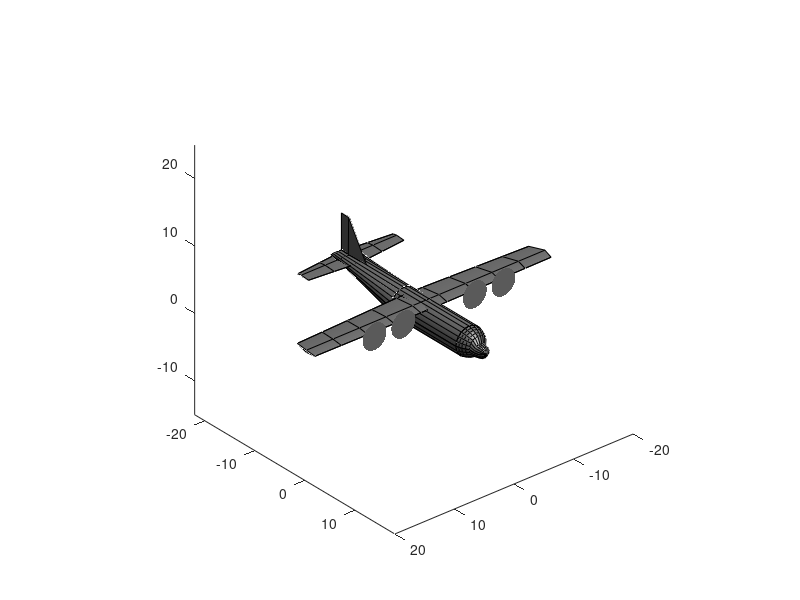

Here is the MATLAB script that generated this plot:
function [h] = c130(varargin) 
%C130 draws a simple 3D airplane loosely modelled after a Lockheed C-130.
% 
%% c130 Syntax 
% 
%  c130 
%  c130(x,y,z)
%  c130(...,'roll',RollDegrees)
%  c130(...,'pitch',PitchDegrees)
%  c130(...,'yaw',YawDegrees)
%  c130(...,'color',AirplaneColor)
%  c130(...,'fuselage',FuseLageColor)
%  c130(...,'wing',WingColor)
%  c130(...,'tailwing',TailwingColor)
%  c130(...,'fin',FinColor)
%  c130(...,'prop',PropellerColor)
%  c130(...,'scale',SizeScaleFactor)
%  c130(...,'z',ZScaleFactor)
%  c130(...,'linestyle','LineStyle')
%  c130(...,'linecolor',LineColor)
%  h = c130(...)
% 
%% c130 Description
%
% c130 draws a 3D airplane.
% 
% c130(x,y,z) draws an airplane centered approximately at the location
% given by x,y,z, where x, y, and z must be scalar values. 
% 
% c130(...,'roll',RollDegrees) specifies roll of the aircraft in degrees
% relative to the approximate center of gravity of the aircraft. 
%
% c130(...,'pitch',PitchDegrees) specifies pitch of the aircraft in
% degrees.
%
% c130(...,'yaw',YawDegrees) specifies yaw of the aircraft in degrees in
% the global coordinate system. The xyz2rpy function may help with
% determining appropriate yaw values. 
%
% c130(...,'color',AirplaneColor) specifies a color of all surfaces of
% the plane.  Color may be given by Matlab color name (e.g., 'red'),
% Matlab color abbreviation (e.g., 'r'), or RGB value (e.g., [1 0 0]).
% The 'color' option may be paired with options for specifying colors of
% specific parts of the plane.  For example, c130('color','b','wing',y)
% creates a blue airplane with yellow wings. Default color is gray. 
%
% c130(...,'fuselage',FuselageColor) specifies fuselage color. 
%
% c130(...,'wing',WingColor) specifies wing color. 
%
% c130(...,'tailwing',TailwingColor) specifies color of horizontal
% stabilizer wings at the tail of the plane. 
%
% c130(...,'fin',FinColor) specifies color of the vertical stabilizer fin
% at the tail of the plane. 
%
% c130(...,'prop',PropellerColor) specifies propeller color. 
%
% c130(...,'scale',SizeScaleFactor) scales dimensions of the plane by
% some scalar factor. By default, c130 draws an airplane with dimensions
% which approximately match the dimensions C-130 airplane in meters.  If you'd 
% like to draw a C-130 in dimensions of feet, try c130('scale',3.281). 
%
% c130(...,'z',ZScaleFactor) scales only vertical dimensions by some
% scalar value.  This may be useful if you're animating an airplane in a
% coordinate system where the vertical dimension is stretched to show
% relief.  If your axes are not equal, consider a ZScaleFactor given by
% the ratio of (xlim(2)-xlim(1))/(zlim(2)-zlim(1)). 
%
% c130(...,'linestyle','LineStyle') specifies style of the lines
% connecting surface vertices. Default is '-', but can be set to any
% valid linestyle, including 'none' to show a smooth surface. 
%
% c130(...,'linecolor',LineColor) specifies edge color of lines
% connecting surface verticies. Default line color is black. 
% 
% h = c130(...) returns handles of the 13 surface objects created by
% c130. Handles correspond to the following: 
% 
%   * h(1): main fuselage. 
%   * h(2): nose. 
%   * h(3): tail section of fuselage. 
%   * h(4): top side of main wing. 
%   * h(5): under side of main wing. 
%   * h(6): top side of tail wing. 
%   * h(7): under side of tail wing. 
%   * h(8): right side of fin. 
%   * h(9): left side of fin. 
%   * h(10:13): propellers.
%
%% Author Info
% Chad A. Greene of the University of Texas Institute for Geophysics (UTIG)
% wrote this on Saturday, September 27, 2014. Feel free to visit Chad on
% over at http://www.chadagreene.com. 
% 
% See also xyz2rpy

%% Set Defaults: 

wingColor     = .5*[1 1 1];
fusColor      = .5*[1 1 1];
tailWingColor = .5*[1 1 1];
finColor      = .5*[1 1 1];
propColor     = .5*[1 1 1];
edgeColor     = 'k';
linestyle     = '-'; 
scale         = 1; 
zscale        = 1; 
setroll       = false; 
setpitch      = false; 
setyaw        = false; 

%% Parse Inputs: 

if nargin>2 && isnumeric(varargin{1}) && isnumeric(varargin{2}) && isnumeric(varargin{3})
    x = varargin{1}; 
    y = varargin{2}; 
    z = varargin{3}; 
    assert(isscalar(x)==1,'c130 input x must be a scalar.')
    assert(isscalar(y)==1,'c130 input y must be a scalar.')
    assert(isscalar(z)==1,'c130 input z must be a scalar.')
else
    x = 0; 
    y = 0; 
    z = 0; 
end

tmp = strncmpi(varargin,'col',3); 
if any(tmp)
    wingColor     = varargin{find(tmp)+1}; 
    fusColor      = varargin{find(tmp)+1}; 
    tailWingColor = varargin{find(tmp)+1}; 
    finColor      = varargin{find(tmp)+1}; 
end

tmp = strncmpi(varargin,'fus',3)|strcmpi(varargin,'body'); 
if any(tmp)
    fusColor = varargin{find(tmp)+1}; 
end

tmp = strncmpi(varargin,'wing',4); 
if any(tmp)
    wingColor = varargin{find(tmp)+1}; 
end

tmp = strncmpi(varargin,'tail',4); 
if any(tmp)
    tailWingColor = varargin{find(tmp)+1}; 
end

tmp = strncmpi(varargin,'fin',3); 
if any(tmp)
    finColor = varargin{find(tmp)+1}; 
end

tmp = strncmpi(varargin,'prop',4); 
if any(tmp)
    propColor = varargin{find(tmp)+1}; 
end

tmp = strcmpi(varargin,'scale');  
if any(tmp) 
    scale = varargin{find(tmp)+1}; 
    assert(isscalar(scale)==1,'It may seem redundant, but the scale must be a scalar.')
end

tmp = strncmpi(varargin,'z',1); 
if any(tmp)
    zscale = varargin{find(tmp)+1}; 
    assert(isscalar(zscale)==1,'It may seem redundant, but the z scale must be a scalar.')
end

tmp = strncmpi(varargin,'lines',5); 
if any(tmp)
    linestyle = varargin{find(tmp)+1}; 
    assert(isnumeric(linestyle)==0,'LineStyle cannot be numeric.')
end

tmp = strncmpi(varargin,'linecol',7)|strncmpi(varargin,'edgecol',3); 
if any(tmp)
    edgeColor = varargin{find(tmp)+1}; 
end

tmp = strcmpi(varargin,'roll')|strcmpi(varargin,'biscuits'); 
if any(tmp)
    setroll = true; 
    roll = varargin{find(tmp)+1}; 
    assert(isscalar(roll)==1,'Roll must be a scalar value in degrees.')
end

tmp = strcmpi(varargin,'pitch'); 
if any(tmp)
    setpitch = true; 
    pitch = varargin{find(tmp)+1}; 
    assert(isscalar(pitch)==1,'Pitch must be a scalar value in degrees.')
end

tmp = strcmpi(varargin,'yaw')|strcmpi(varargin,'yall'); % to accommodate our southern friends 
if any(tmp)
    setyaw = true; 
    yaw = varargin{find(tmp)+1}; 
    assert(isscalar(yaw)==1,'Yaw must be a scalar value in degrees.')
end

%% Dimensions: 

wingspan = 40*scale; 
tailwingspan = 16*scale; 
tailLength = 12.5*scale; 
fusLength = 13*scale;  
fusRadius = 2.2*scale;  
wingWidth = 5*scale; % changing wingWidth will affect several dimensions

% Center the dimensions: 
y = y+9*wingWidth/5; 
z = z+fusRadius; 

%% Determine if a figure is already open: 

initialHoldState = 0; 
SetView = isempty(get(gcf,'CurrentAxes'));
    
if ~SetView
    if ishold
        initialHoldState = 1; % documents initial hold state to reset it later 
    else 
        cla % if hold is on initially, clear the axes and make a new plot
        SetView = true;
    end      
end

%% Draw surfaces: 

% Fuselage: 
[xcf,zcf,ycf] = cylinder(fusRadius); 
h(1) = surface(xcf+x,y-ycf*fusLength,z+zcf*zscale,...
    'facecolor',fusColor,'linestyle',linestyle,...
    'edgecolor',edgeColor);
if ~initialHoldState
    hold on
end

% Nose: 
[xcn,zcn,ycn] = cylinder(fusRadius.*([1 .95 .9 .8 .7 .5 .5 .5 .5]).*(cos(linspace(0,pi/2,9)).^.2)); 
zcn(6:end,:) = zcn(6:end,:)-fusRadius/5; 
ycn = -ycn.*.7*wingWidth; 
h(2) = surface(x+xcn,y-ycn,z+zcn*zscale,...
    'facecolor',fusColor,'linestyle',linestyle,...
    'edgecolor',edgeColor);

% Tail
x1 = xcf(1,:); 
x2 = .8*x1;% zeros(size(x1)); 
y1 = fusLength*ones(size(x1)); 
y2 = y1+tailLength; 
z1 = zcf(1,:); 
z2 = fusRadius*ones(size(z1)); 
h(3) = surface(x+[x1;x2],y-[y1;y2],z+[z1;z2]*zscale,...
    'facecolor',fusColor,'linestyle',linestyle,...
    'edgecolor',edgeColor);

% Wings: 
xw1 = -linspace(-wingspan/2,wingspan/2,10); 
yw1 = 1.4*wingWidth + abs(xw1)/100; 
yw2 = zeros(size(xw1))+1.4*wingWidth + wingWidth/3; 
yw3 = yw1 + wingWidth-abs(xw1)/20; 
zw1 = .85*fusRadius*ones(size(xw1)); 
h(4) = surface(x+[.99*xw1;xw1;.97*xw1],y-[yw1;yw2;yw3],...
    z+[zw1;zw1+.15*fusRadius;zw1]*zscale,'facecolor',wingColor,...
    'linestyle',linestyle,'edgecolor',edgeColor);
h(5) = surface(x+[.99*xw1;xw1;.97*xw1],y-[yw1;yw2;yw3],...
    z+[zw1;zw1;zw1]*zscale,'facecolor',wingColor,...
    'linestyle',linestyle,'edgecolor',edgeColor);

% tail wing: 
xtw1 = -linspace(-tailwingspan/2,tailwingspan/2,5); 
xtw = [xtw1;xtw1;xtw1];
ytw1 = fusLength+.7*tailLength+ abs(xtw1)/10;
ytw2 = zeros(size(xtw1))+ fusLength+.88*tailLength;
ytw3 = ytw2+.12*tailLength-abs(xtw1)/10;
ytw = [ytw1; ytw2;ytw3]; 
ztw1 = .9*fusRadius*ones(size(xtw1)); 
h(6) = surface(x+xtw,y-ytw,z+[ztw1;ztw1+.05*fusRadius;ztw1]*zscale,...
    'facecolor',tailWingColor,'linestyle',linestyle,...
    'edgecolor',edgeColor); 
h(7) = surface(x+xtw,y-ytw,z+[ztw1;ztw1;ztw1]*zscale,...
    'facecolor',tailWingColor,'linestyle',linestyle,...
    'edgecolor',edgeColor);

% Fin: 
yts = fusLength+tailLength*[1 .88 .6]; 
yts = [yts;yts]; 
zts = fusRadius*[1 1 1]; 
zts(2,:)= zts+1.1*wingWidth*[1 1 0]; 
xts = [0 fusRadius/20 0;0 fusRadius/40 0]; 
h(8) = surface(x+xts,y-yts,z+zts*zscale,...
    'facecolor',finColor,'linestyle',linestyle,...
    'edgecolor',edgeColor);
h(9) = surface(x-xts,y-yts,z+zts*zscale,...
    'facecolor',finColor,'linestyle',linestyle,...
    'edgecolor',edgeColor);

% Propellers: 
xp = .4*wingWidth*sin(0:.2:2*pi); 
zp = .4*wingWidth*cos(0:.2:2*pi)+.4*wingWidth; 
yp = zeros(size(xp))-1.2*wingWidth; 
h(10) = patch(x+xp-2.16*wingWidth,y+yp,z+zp*zscale,propColor); 
h(11) = patch(x+xp+2.16*wingWidth,y+yp,z+zp*zscale,propColor); 
h(12) = patch(x+xp-1.2*wingWidth,y+yp,z+zp*zscale,propColor); 
h(13) = patch(x+xp+1.2*wingWidth,y+yp,z+zp*zscale,propColor); 
set(h(10:13),'facealpha',.2,'edgealpha',.5)


%% Set Roll, Pitch, and Yaw: 

if setroll
    rotate(h,[0 1 0],roll,[x y z]);
end

if setpitch
    rotate(h,[1 0 0],pitch,[x y z]);
end

if setyaw
    rotate(h,[0 0 1],yaw,[x y z]);
end

%% Set view

if SetView
    view([140 30]); 
    axis tight equal
    lighting gouraud
    camlight
else
    axis auto
end

%% Clean up: 

% Return axes to initial hold state
if ~initialHoldState
    hold off
end
    
% Discard surface handles if they're unwanted: 
if nargout==0
    clear h
end
end
